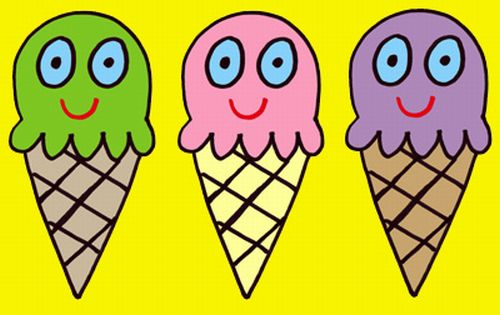
#> input picture Tarea1_Bordes/helados-3.jpg, 500 x 315 px
$ python Sobel.py
#> lines starting #> are read from the running program, lines starting #| are printed output that depends on the picture
### Tarea1_Bordes/Ejemplo.py
#Tarea 1; Deteccion de Bordes
#Variables: f=fila; c=columna
#Variables: Var1=Variable1; Var2=Variable2; Var3=Variable3; Var4=Variable4
#Con el objetivo de reducir el coste computacional, se transforma una imagen en RGB
#a escala de grises.
import numpy as np
import cv2
def rgb2gray(img):
#> called with img = 'helados-3.jpg'
    img=cv2.imread(img,1)
#> img is the input picture: shape (315, 500, 3); mean B, G, R 62, 187.2, 197.1
    f, c, d = img.shape
#> f = 315; c = 500; d = 3
    f1=0
    c1=0
    while (f1<f):
        while (c1<c):
            if c1==0:
                var2=0
            else:
                var2=1
            if c1==0:
                var1=0
            else:
                var1=1
            #Se establece una regla para eliminar posibles conflictos
            #causados por el efecto "dona".
            if c1==c-1:
                c2=c1
                var4=0
            else:
                c2=c1+1
                var4=1

            if f1==f-1:
                f2=f1
                var3=0
            else:
                f2=f1+1
                var3=1
            #Se requiere de una subrutina para realizar la suma de los vecinos del pixel actual
            #para cada canal RGB respectivamente.
            for i in range(len(img[f1, c1].tolist())):
                sum1=img[f1-1, c1-1].tolist()[i]*var1*var2+img[f1-1, c1].tolist()[i]*var1+img[f1-1, c2].tolist()[i]*var1*var4
                sum2=img[f1, c1-1].tolist()[i]*var2+img[f1, c1].tolist()[i]+img[f1, c2].tolist()[i]*var4
                sum3=img[f2, c1-1].tolist()[i]*var2*var3+img[f2, c1].tolist()[i]*var3+img[f2, c2].tolist()[i]*var3*var4
                #Se calcula la media.
                med=(sum1+sum3+sum3)//(var1*var2+var1+var1*var4+var2+var4+var2*var3+var3+var3*var4+1)
            #El valor de la media se asigna a cada canal RGB.
            img[f1, c1]=[med,med,med]
            #print (a*b+a+a*d+b+d+b*c+c+c*d)
            c1=c1+1
        c1=0
        f1=f1+1
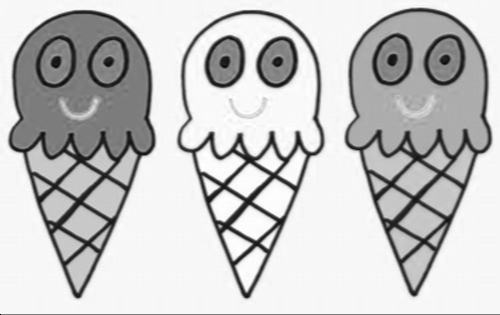
#> img: shape (315, 500, 3); min 0, max 254, mean 196
#> after the loop, f1 = 315
    #Se tiene como salida una imagen en escala de grises de un solo canal denotado por img2.
    img2=img[:,:,0]
    return img2

### Tarea1_Bordes/edge.py
#Variables: f=fila; c=columna
#Variables: Var1=Variable1; Var2=Variable2; Var3=Variable3; Var4=Variable4
#Se calculan las magnitudes de los gradientes a través de
#la máscara de detección de borde Sobel.
import cv2
import numpy as np
def grad(img2):
    f, c = img2.shape
#> f = 315; c = 500
    m=np.empty((f, c))
    frecuencias=dict()
    f1=0
    c1=0
    while (f1<f):
        while (c1<c):
            #Se establece una regla para eliminar posibles conflictos
            #causados por el efecto "dona".
            if c1==c-1:
                c2=c1
                var1=0
            else:
                c2=c1+1
                var1=1
            if f1==f-1:
                f2=f1
                var2=0
            else:
                f2=f1+1
                var2=1
            if c1>=c-2:
                c3=c1
                var3=0
            else:
                c3=c1+2
                var3=1
            if f1>=f-2:
                f3=f1
                var4=0
            else:
                f3=f1+2
                var4=1
            #Se aplica la máscara de detección de bordes Sobel sobre los ejes X y Y.
            con1x=-1*img2[f1, c1].tolist()+0*img2[f1, c2].tolist()*var1+1*img2[f1, c3].tolist()*var3
            con2x=-2*img2[f2, c1].tolist()*var2+0*img2[f2, c2].tolist()*var2*var1+2*img2[f2, c3].tolist()*var2*var3
            con3x=-1*img2[f3, c1].tolist()*var4+0*img2[f3, c2].tolist()*var4*var1+1*img2[f3, c3].tolist()*var4*var3
            convx=con1x+con2x+con3x

            con1y=1*img2[f1, c1].tolist()+2*img2[f1, c2].tolist()*var1+1*img2[f1, c3].tolist()*var3
            con2y=0*img2[f2, c1].tolist()*var2+0*img2[f2, c2].tolist()*var2*var1+0*img2[f2, c3].tolist()*var2*var3
            con3y=-1*img2[f3, c1].tolist()*var4-2*img2[f3, c2].tolist()*var4*var1-1*img2[f3, c3].tolist()*var4*var3
            convy=con1y+con2y+con3y
            #Se calcula la magnitud del gradiente
            g=max(abs(convx),abs(convy))
            m[f1,c1]=g
            gst=str(g)
            #Se genera un diccionario con las frecuencias absolutas y las magnitudes de los gradientes.
            if gst not in frecuencias:
                frecuencias[gst]=1
            else:
                frecuencias[gst]+=1
            c1=c1+1
        c1=0
        f1=f1+1
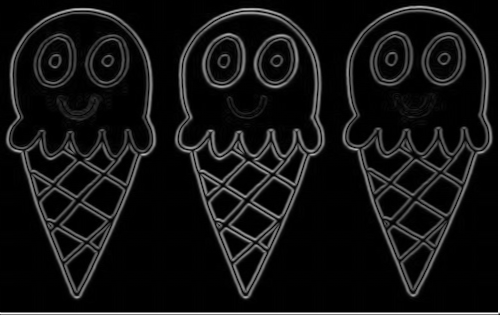
#> m: shape (315, 500) float64; min 0, max 992, mean 80.7; drawn with min black and max white
#> after the loop, f1 = 315; frecuencias = 720 items
    #Se generan listas a partir de la información disponible en el diccionario.
    fr=list(frecuencias.values())
#> fr = 720 values, max 29184 at index 0, min 1 at index 66, mean 218.8
    gr=list(frecuencias.keys())
#> gr = 720 items, first 6: '0', '1', '3', '4', '2', '5'
    gr2=map(int, gr)
    #Se genera un archivo CVS para almacenar las frecuencias absolutas y las magnitudes del gradiente.
    b=open('test.csv','w')
    for i in xrange(0,len(fr),1):
        print >> b,fr[i],',',gr[i]
#> this loop made 1 pass
    b.close()
    #Como salida se obtiene una matriz con los valores de los gradientes.
    return m

### Tarea1_Bordes/Sobel.py
from Ejemplo import *
from edge import *
import cv2
import numpy as np
img2=rgb2gray('helados-3.jpg')
#> (the run stopped early here; a loop or call above may not have finished)
